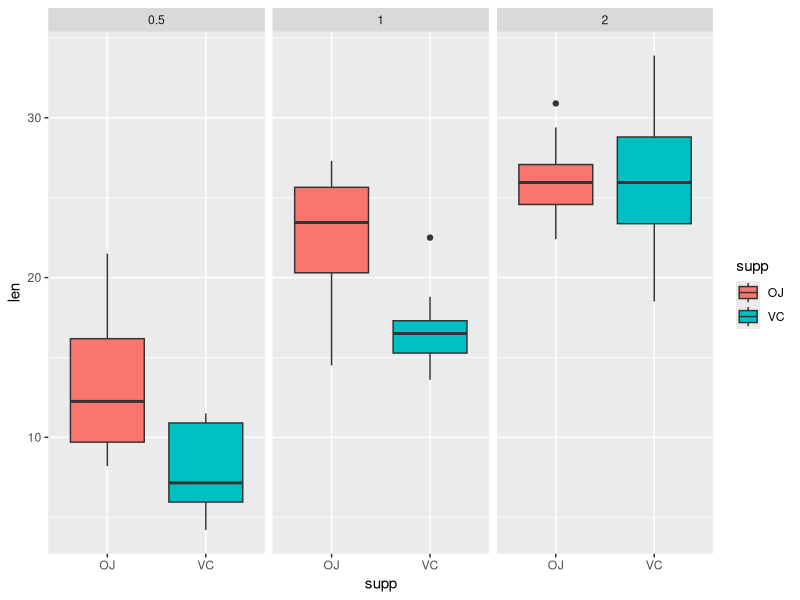

Recreate this plot in R.
library(tidyverse)

# 案例一：飓风数据集

storms %>% count(year)

storms %>%
  group_by(year) %>%
  summarize(
    wind_mean = mean(wind),
      wind_sd = sd(wind)
  )





# 案例二：VC剂量和喂食方法对豚鼠牙齿的影响？
# 双因素方差分析 (ANOVA)

my_data <- ToothGrowth %>% 
  mutate(
    across(c(supp, dose), as_factor) 
    )


my_data %>% 
  ggplot(aes(x = supp, y = len, fill = supp)) + 
  geom_boxplot(position = position_dodge()) +
  facet_wrap(vars(dose))



aov(len ~ supp + dose, data = my_data) 


aov(len ~ supp + dose, data = my_data) %>% 
  TukeyHSD(which = "dose") %>% 
  broom::tidy()






